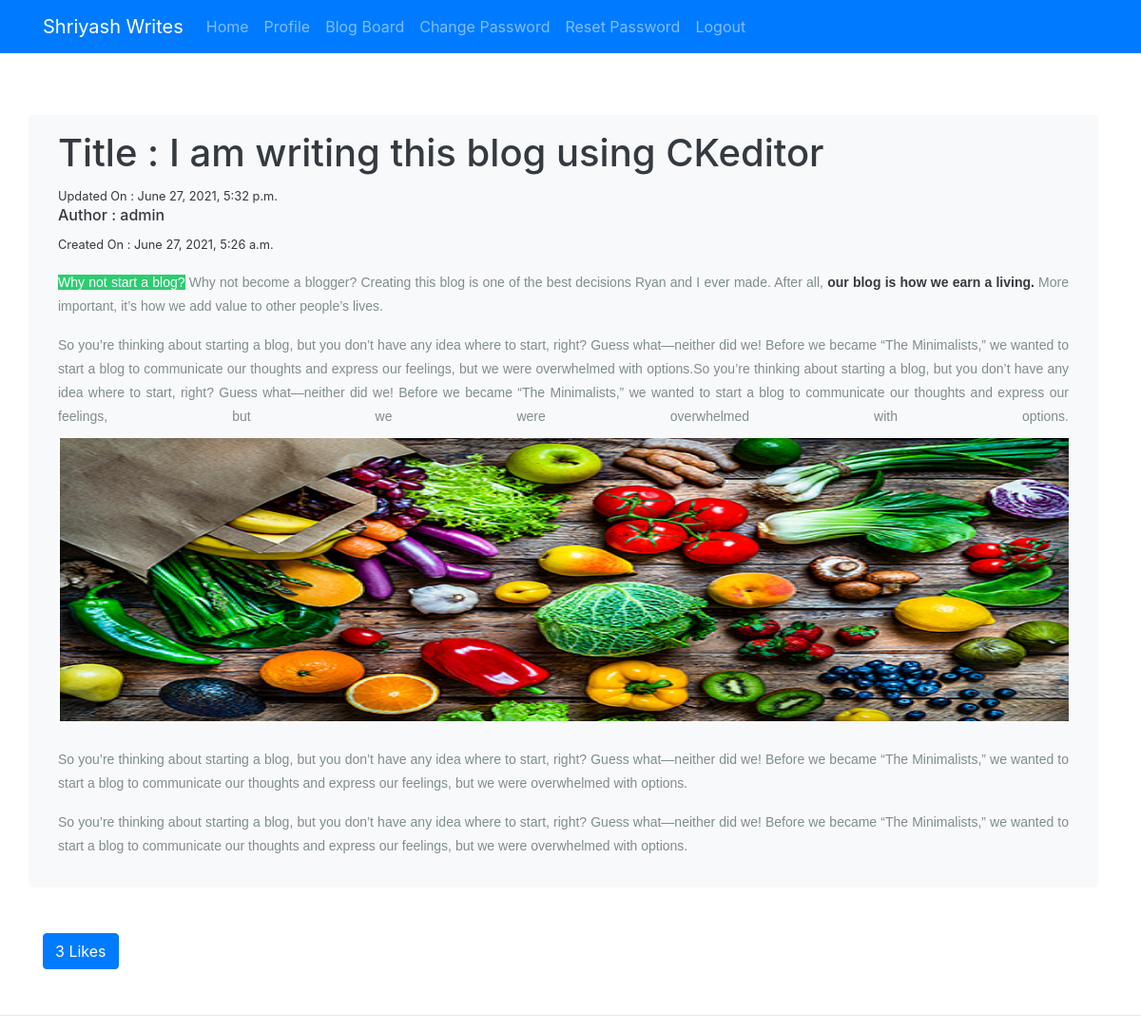
The app's page /post/6/ (signed in) with its own data.
### mywebsite/models.py (models this page shows, shortened)
class BlogPost(models.Model):
    title = models.CharField(max_length=150)
    author = models.ForeignKey(User,on_delete=models.CASCADE)
    blog_post = RichTextUploadingField()
    updated = models.DateTimeField(auto_now=True)
    created = models.DateTimeField(auto_now_add=True)
    likes = models.ManyToManyField(User, related_name='likes')
    def blogpostlikes(self):
        return self.likes.count()
    class Meta:
        ordering = ('-created',)

### mywebsite/views.py (the view)
# urls.py: path('post/<int:id>/', views.readmoreblog, name='readmoreblog'),
def readmoreblog(request, id):
    if request.user.is_authenticated:
        post = BlogPost.objects.get(pk=id)
        blogpostlikes = post.blogpostlikes()
        return render(request, 'readmoreblog.html', {'post': post, 'blogpostlikes':blogpostlikes})
    else:
        return HttpResponseRedirect('/login/')

### mywebsite/templates/readmoreblog.html (shortened to what this page needs)
{% extends 'base1.html' %}
{% load static %}
{% block content %}
<div class="my-5 container mt-5">
    <div class="row mr-auto">
        <div class="my-3 shadow p-3 mb-5 bg-light rounded jumbotron-fluid justify-center">
            <div class="container text-dark">
                <h1 class="justify-content-between">Title : {{post.title}}</h1>
                <small class="justify-content-between">Updated On : {{post.updated}}</small>
                <h6 class="">Author : {{post.author}}</h6>
                <small>Created On : {{post.created}}</small>
                <p class="">{{post.blog_post|safe}}</p>
            </div>
        </div>
    </div>
    <form action="{% url 'likes' post.id %}" method='POST'>
        <button type="submit" name='post_id' value="{{post.id}}" class='btn btn-primary'>
        {{blogpostlikes}} Likes</button>
    </form>
</div>
<hr>
{% endblock content %}

### records on screen
BlogPost: title "I am writing this blog using CKeditor", updated "June 27, 2021, 5:32 p.m.", author "admin", created "June 27, 2021, 5:26 a.m.", blog_post "Why not start a blog? Why not become a blogger? Creating this blog is one of the best decisions Ryan and I ever made. After all, our blog is how we earn a living. More important, it’s how we add value to other people’s lives. So you’re thinking about starting a blog, but you don’t have any idea where to start, right? Guess what—neither did we! Before we became “The Minimalists,” we wanted to start a blog to communicate our thoughts and express our feelings, but we were overwhelmed with options.So you’re thinking about starting a blog, but you don’t have any idea where to start, right? Guess what—neither did we! Before we became “The Minimalists,” we wanted to start a blog to communicate our…", blog_post (picture)

### other values on screen
{{ blogpostlikes }} "3"
